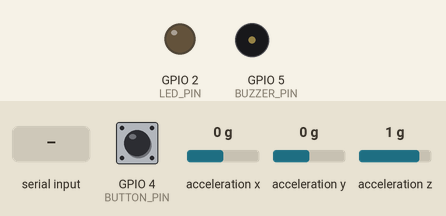
Simulated run of this sketch. Board: ESP32. Parts: output pins drawn as LEDs (lit = HIGH), buzzer (waves = sounding). Wiring (inferred from the names in the program): MPU-6050 motion sensor at I2C address 0x68. Inputs (shaded band) come from the test bench; at power-on: acceleration x 0 g, GPIO 4 (BUTTON_PIN) HIGH, acceleration y 0 g, acceleration z 1 g. Nothing arrives over Bluetooth unless stated; what the sketch prints to the serial monitor is not drawn.

Above: at 1.7 s.
1.8 s: "BUZZER_ON\n" received over the second serial link
At 2.26 s:
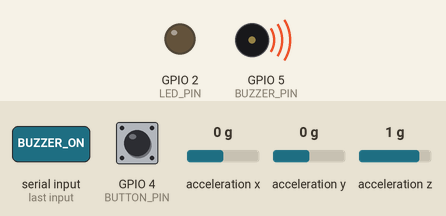
4.8 s: acceleration x set to -1.4 g
At 4.87 s:
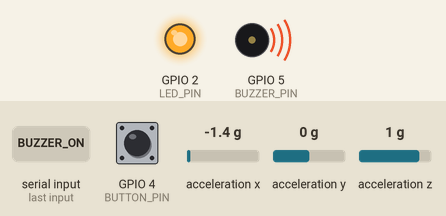
7.8 s: GPIO 4 (BUTTON_PIN) pulled LOW for 0.15 s
13.8 s: acceleration x set to 0 g
At 16.2 s:
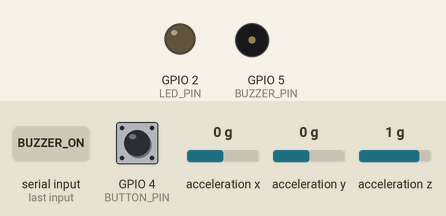
16.6 s: acceleration x set to -0.8 g
At 16.72 s:
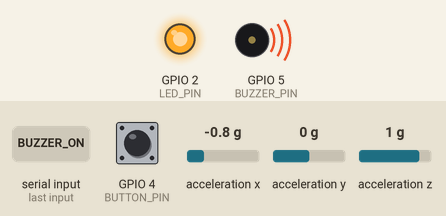
Timing chart, 0 to 20.6 s (numbered marks = the images above; inputs shaded):
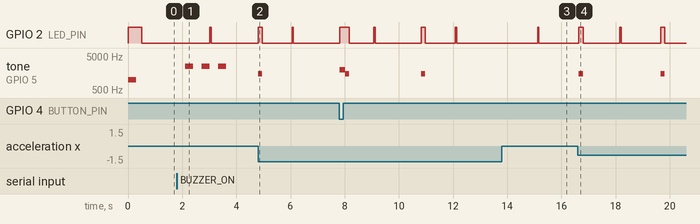

Measured:
- after the input at 1.8 s, tone on GPIO 5 (BUZZER_PIN): alternates 2500 Hz for 0.30 s and silent for 0.30 s, 6 changes in all, then stays silent, starting after 0.31 s
- after the input at 4.8 s, tone on GPIO 5 (BUZZER_PIN): silent → 1500 Hz at once, → silent 0.15 s later
- after the input at 13.8 s, tone on GPIO 5 (BUZZER_PIN): stays silent (without the input it goes to 1500 Hz after 0.04 s)
- after the input at 16.6 s, tone on GPIO 5 (BUZZER_PIN): alternates 1500 Hz for 0.15 s and silent for 2.9 s, starting after 0.05 s

The sketch:

sheshield_band.ino
```cpp
/*
 * SheShield ESP32 — Bluetooth Classic (Serial)
 * ==============================================
 *
 * Components:
 *   - Push Button (Switch) → GPIO 4   (triggers SOS)
 *   - Buzzer               → GPIO 5   (alert from app)
 *   - LED                  → GPIO 2   (status indicator)
 *   - MPU6050 Accelerometer→ SDA=21, SCL=22 (shake detection)
 *
 * Broadcasts as "SheShield" via Bluetooth Classic (SPP).
 *
 * Protocol — ESP32 → App (Serial strings):
 *   "SOS\n"   → SOS button pressed
 *   "SHAKE\n" → Shake detected
 *
 * Protocol — App → ESP32 (Serial strings):
 *   "BUZZER_ON\n"  → Activate buzzer
 *   "BUZZER_OFF\n" → Stop buzzer
 *   "LED_ON\n"     → Turn LED on
 *   "LED_OFF\n"    → Turn LED off
 *
 * ⚠️ CHANGE THE PIN NUMBERS BELOW IF YOUR WIRING IS DIFFERENT!
 */

#include "BluetoothSerial.h"
#include <Wire.h>

BluetoothSerial SerialBT;

// ==================== PIN CONFIGURATION ====================
// ⚠️ CHANGE THESE TO MATCH YOUR WIRING
#define BUTTON_PIN 4 // Push button / switch
#define BUZZER_PIN 5 // Buzzer
#define LED_PIN 2    // LED (GPIO 2 = built-in on most ESP32)
#define MPU_SDA 21   // Accelerometer SDA
#define MPU_SCL 22   // Accelerometer SCL

// ==================== SHAKE DETECTION ====================
#define MPU6050_ADDR 0x68
#define SHAKE_THRESHOLD 18000  // Adjust: higher = less sensitive
#define SHAKE_COOLDOWN_MS 3000 // Min ms between shake alerts

// ==================== STATE ====================
unsigned long lastShakeTime = 0;
unsigned long lastButtonPress = 0;
bool buzzerActive = false;
int buzzerBeepCount = 0;
unsigned long buzzerTimer = 0;
String inputBuffer = "";

// ==================== MPU6050 SETUP ====================
bool mpuAvailable = false;

void setupMPU6050() {
  Wire.begin(MPU_SDA, MPU_SCL);
  Wire.beginTransmission(MPU6050_ADDR);
  Wire.write(0x6B); // Power management
  Wire.write(0);    // Wake up
  byte error = Wire.endTransmission(true);

  if (error == 0) {
    mpuAvailable = true;
    Serial.println("✅ MPU6050 found!");
  } else {
    mpuAvailable = false;
    Serial.println("⚠️ MPU6050 not found — shake detection disabled");
  }
}

// ==================== READ ACCELEROMETER ====================
bool detectShake() {
  if (!mpuAvailable)
    return false;

  Wire.beginTransmission(MPU6050_ADDR);
  Wire.write(0x3B);
  if (Wire.endTransmission(false) != 0)
    return false;

  Wire.requestFrom((int)MPU6050_ADDR, 6, (int)true);
  if (Wire.available() < 6)
    return false;

  int16_t ax = Wire.read() << 8 | Wire.read();
  int16_t ay = Wire.read() << 8 | Wire.read();
  int16_t az = Wire.read() << 8 | Wire.read();

  float magnitude =
      sqrt((float)(ax * ax) + (float)(ay * ay) + (float)(az * az));
  return magnitude > SHAKE_THRESHOLD;
}

// ==================== HANDLE APP COMMANDS ====================
void handleAppCommand(String cmd) {
  cmd.trim();
  Serial.printf("📥 App command: %s\n", cmd.c_str());

  if (cmd == "BUZZER_ON") {
    buzzerActive = true;
    buzzerBeepCount = 6;
    buzzerTimer = millis();
    Serial.println("🔊 Buzzer ON");
  } else if (cmd == "BUZZER_OFF") {
    buzzerActive = false;
    noTone(BUZZER_PIN);
    Serial.println("🔇 Buzzer OFF");
  } else if (cmd == "LED_ON") {
    digitalWrite(LED_PIN, HIGH);
    Serial.println("💡 LED ON");
  } else if (cmd == "LED_OFF") {
    digitalWrite(LED_PIN, LOW);
    Serial.println("💡 LED OFF");
  }
}

// ==================== BUZZER HANDLER ====================
void handleBuzzer() {
  if (!buzzerActive || buzzerBeepCount <= 0)
    return;

  unsigned long now = millis();
  if (now - buzzerTimer > 300) {
    buzzerTimer = now;
    buzzerBeepCount--;

    if (buzzerBeepCount % 2 == 1) {
      tone(BUZZER_PIN, 2500);
    } else {
      noTone(BUZZER_PIN);
    }

    if (buzzerBeepCount <= 0) {
      buzzerActive = false;
      noTone(BUZZER_PIN);
    }
  }
}

// ==================== SETUP ====================
void setup() {
  Serial.begin(115200);
  Serial.println("\n🛡️ SheShield Band Starting...");

  // Configure pins
  pinMode(BUTTON_PIN, INPUT_PULLUP);
  pinMode(BUZZER_PIN, OUTPUT);
  pinMode(LED_PIN, OUTPUT);

  // Startup indicator
  digitalWrite(LED_PIN, HIGH);
  tone(BUZZER_PIN, 1000, 300);
  delay(500);
  digitalWrite(LED_PIN, LOW);

  // Initialize accelerometer
  setupMPU6050();

  // Initialize Bluetooth Classic
  SerialBT.begin("SheShield"); // Device name shown in scan
  Serial.println("✅ Bluetooth Classic started as: SheShield");
  Serial.println("🛡️ SheShield Band Ready!\n");
}

// ==================== LOOP ====================
void loop() {
  unsigned long now = millis();

  // --- Button press detection (SOS) ---
  if (digitalRead(BUTTON_PIN) == LOW) { // Active LOW with pull-up
    if (now - lastButtonPress > 1000) { // 1s debounce
      lastButtonPress = now;
      Serial.println("🚨 SOS BUTTON PRESSED!");

      // Send to app
      SerialBT.println("SOS");

      // Feedback
      digitalWrite(LED_PIN, HIGH);
      tone(BUZZER_PIN, 2000, 200);
      delay(200);
      digitalWrite(LED_PIN, LOW);
    }
  }

  // --- Shake detection ---
  if (now - lastShakeTime > SHAKE_COOLDOWN_MS) {
    if (detectShake()) {
      lastShakeTime = now;
      Serial.println("📳 SHAKE DETECTED!");

      // Send to app
      SerialBT.println("SHAKE");

      // Feedback
      digitalWrite(LED_PIN, HIGH);
      tone(BUZZER_PIN, 1500, 150);
      delay(150);
      digitalWrite(LED_PIN, LOW);
    }
  }

  // --- Read commands from app ---
  while (SerialBT.available()) {
    char c = SerialBT.read();
    if (c == '\n') {
      handleAppCommand(inputBuffer);
      inputBuffer = "";
    } else if (c != '\r') {
      inputBuffer += c;
    }
  }

  // --- Handle buzzer beeping ---
  handleBuzzer();

  // --- Status LED blink when connected ---
  if (SerialBT.hasClient()) {
    static unsigned long ledTimer = 0;
    if (now - ledTimer > 3000) {
      ledTimer = now;
      digitalWrite(LED_PIN, HIGH);
      delay(50);
      digitalWrite(LED_PIN, LOW);
    }
  }

  delay(50);
}
```
